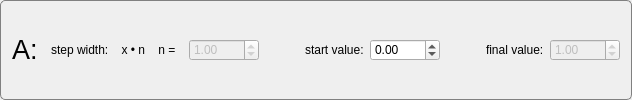
    <widget class="QGroupBox" name="gb_A">
     <property name="sizePolicy">
      <sizepolicy hsizetype="Preferred" vsizetype="Fixed">
       <horstretch>0</horstretch>
       <verstretch>0</verstretch>
      </sizepolicy>
     </property>
     <property name="styleSheet">
      <string notr="true">    QGroupBox  {
        background-color: qlineargradient(x1: 0, y1: 0, x2: 0, y2: 1,
                                          stop: 0 #E0E0E0, stop: 1 #FFFFFF);
        border: 1px solid gray;
        border-radius: 5px;
        margin-top: 3ex; /* leave space at the top for the title */
    }
     
    QGroupBox::title  {
        subcontrol-origin: margin;
		left: 12px;
        subcontrol-position: top left; /* position at the top center */
        padding: 1px;       
    }
</string>
     </property>
     <layout class="QHBoxLayout" name="horizontalLayout_8">
      <item>
       <widget class="QLabel" name="lb_A">
        <property name="sizePolicy">
         <sizepolicy hsizetype="Preferred" vsizetype="Fixed">
          <horstretch>0</horstretch>
          <verstretch>0</verstretch>
         </sizepolicy>
        </property>
        <property name="font">
         <font>
          <family>Arial</family>
          <pointsize>20</pointsize>
          <weight>50</weight>
          <bold>false</bold>
         </font>
        </property>
        <property name="text">
         <string>A: </string>
        </property>
       </widget>
      </item>
      <item>
       <widget class="QLabel" name="lb_StepValueA">
        <property name="sizePolicy">
         <sizepolicy hsizetype="Preferred" vsizetype="Fixed">
          <horstretch>0</horstretch>
          <verstretch>0</verstretch>
         </sizepolicy>
        </property>
        <property name="text">
         <string>step width:    x • n    n =  </string>
        </property>
       </widget>
      </item>
      <item>
       <widget class="QDoubleSpinBox" name="dsb_StepVauleA">
        <property name="enabled">
         <bool>false</bool>
        </property>
        <property name="sizePolicy">
         <sizepolicy hsizetype="Fixed" vsizetype="Fixed">
          <horstretch>0</horstretch>
          <verstretch>0</verstretch>
         </sizepolicy>
        </property>
        <property name="minimumSize">
         <size>
          <width>70</width>
          <height>0</height>
         </size>
        </property>
        <property name="maximumSize">
         <size>
          <width>70</width>
          <height>16777215</height>
         </size>
        </property>
        <property name="value">
         <double>1.000000000000000</double>
        </property>
       </widget>
      </item>
      <item>
       <spacer name="horizontalSpacer_13">
        <property name="orientation">
         <enum>Qt::Horizontal</enum>
        </property>
        <property name="sizeHint" stdset="0">
         <size>
          <width>40</width>
          <height>20</height>
         </size>
        </property>
       </spacer>
      </item>
      <item>
       <widget class="QLabel" name="lb_StartValueA">
        <property name="sizePolicy">
         <sizepolicy hsizetype="Preferred" vsizetype="Fixed">
          <horstretch>0</horstretch>
          <verstretch>0</verstretch>
         </sizepolicy>
        </property>
        <property name="text">
         <string>start value:</string>
        </property>
       </widget>
      </item>
      <item>
       <widget class="QDoubleSpinBox" name="dsb_StartValueA">
        <property name="sizePolicy">
         <sizepolicy hsizetype="Fixed" vsizetype="Fixed">
          <horstretch>0</horstretch>
          <verstretch>0</verstretch>
         </sizepolicy>
        </property>
        <property name="minimumSize">
         <size>
          <width>70</width>
          <height>0</height>
         </size>
        </property>
        <property name="maximumSize">
         <size>
          <width>70</width>
          <height>16777215</height>
         </size>
        </property>
        <property name="minimum">
         <double>-999999.989999999990687</double>
        </property>
        <property name="maximum">
         <double>999999.989999999990687</double>
        </property>
        <property name="value">
         <double>0.000000000000000</double>
        </property>
       </widget>
      </item>
      <item>
       <spacer name="horizontalSpacer_14">
        <property name="orientation">
         <enum>Qt::Horizontal</enum>
        </property>
        <property name="sizeType">
         <enum>QSizePolicy::Fixed</enum>
        </property>
        <property name="sizeHint" stdset="0">
         <size>
          <width>40</width>
          <height>20</height>
         </size>
        </property>
       </spacer>
      </item>
      <item>
       <widget class="QLabel" name="lb_EndA">
        <property name="sizePolicy">
         <sizepolicy hsizetype="Preferred" vsizetype="Fixed">
          <horstretch>0</horstretch>
          <verstretch>0</verstretch>
         </sizepolicy>
        </property>
        <property name="text">
         <string>final value:</string>
        </property>
       </widget>
      </item>
      <item>
       <widget class="QDoubleSpinBox" name="dsb_EndValueA">
        <property name="enabled">
         <bool>false</bool>
        </property>
        <property name="minimumSize">
         <size>
          <width>70</width>
          <height>0</height>
         </size>
        </property>
        <property name="maximumSize">
         <size>
          <width>70</width>
          <height>16777215</height>
         </size>
        </property>
        <property name="minimum">
         <double>-999999.989999999990687</double>
        </property>
        <property name="maximum">
         <double>999999.989999999990687</double>
        </property>
        <property name="value">
         <double>1.000000000000000</double>
        </property>
       </widget>
      </item>
     </layout>
    </widget>
